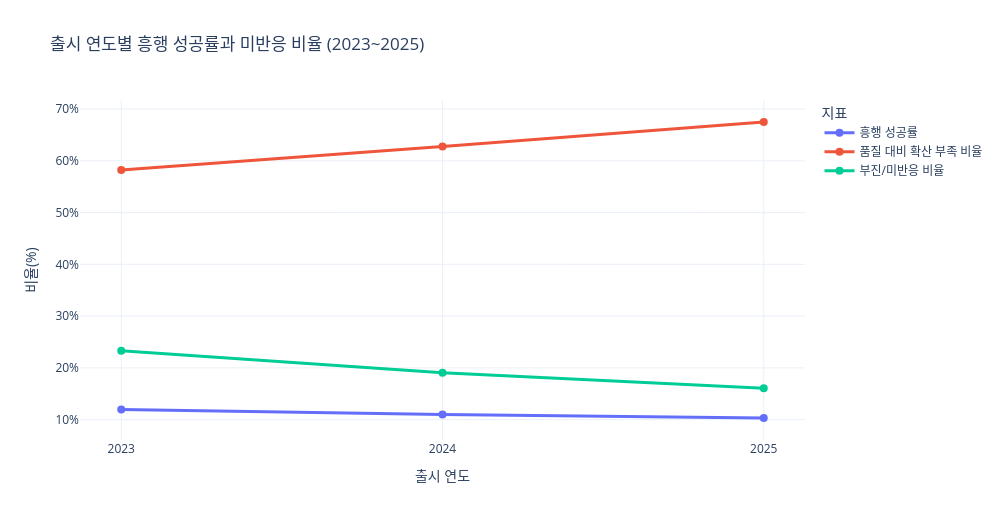

Write notebook code for a chart like this one.
### Code cell
rate_long = success_summary.melt(
    id_vars=["release_year"],
    value_vars=["흥행 성공률", "품질 대비 확산 부족 비율", "부진/미반응 비율"],
    var_name="지표",
    value_name="비율",
)

rate_fig = px.line(
    rate_long,
    x="release_year",
    y="비율",
    color="지표",
    markers=True,
    title="출시 연도별 흥행 성공률과 미반응 비율 (2023~2025)",
    labels={"release_year": "출시 연도", "비율": "비율(%)"},
)

rate_fig.update_traces(line_width=3, marker_size=8)
rate_fig.update_layout(
    template="plotly_white",
    hovermode="x unified",
    width=1000,
    height=520,
    xaxis=dict(tickmode="array", tickvals=[2023, 2024, 2025]),
    yaxis=dict(ticksuffix="%"),
)

rate_fig.show()

### Figure 1 — Plotly figure (JSON) as saved in the notebook; plotly's stock layout.template omitted (floating-point values rounded to 4 significant figures)
{"data": [{"hovertemplate": "지표=흥행 성공률<br>출시 연도=%{x}<br>비율(%)=%{y}<extra></extra>", "legendgroup": "흥행 성공률", "line": {"color": "#636efa", "dash": "solid", "width": 3}, "marker": {"size": 8, "symbol": "circle"}, "mode": "lines+markers", "name": "흥행 성공률", "orientation": "v", "showlegend": true, "type": "scatter", "x": [2023, 2024, 2025], "xaxis": "x", "y": [11.94, 11.0, 10.32], "yaxis": "y"}, {"hovertemplate": "지표=품질 대비 확산 부족 비율<br>출시 연도=%{x}<br>비율(%)=%{y}<extra></extra>", "legendgroup": "품질 대비 확산 부족 비율", "line": {"color": "#EF553B", "dash": "solid", "width": 3}, "marker": {"size": 8, "symbol": "circle"}, "mode": "lines+markers", "name": "품질 대비 확산 부족 비율", "orientation": "v", "showlegend": true, "type": "scatter", "x": [2023, 2024, 2025], "xaxis": "x", "y": [58.21, 62.78, 67.5], "yaxis": "y"}, {"hovertemplate": "지표=부진/미반응 비율<br>출시 연도=%{x}<br>비율(%)=%{y}<extra></extra>", "legendgroup": "부진/미반응 비율", "line": {"color": "#00cc96", "dash": "solid", "width": 3}, "marker": {"size": 8, "symbol": "circle"}, "mode": "lines+markers", "name": "부진/미반응 비율", "orientation": "v", "showlegend": true, "type": "scatter", "x": [2023, 2024, 2025], "xaxis": "x", "y": [23.32, 19.04, 16.06], "yaxis": "y"}], "layout": {"height": 520, "hovermode": "x unified", "legend": {"title": {"text": "지표"}, "tracegroupgap": 0}, "title": {"text": "출시 연도별 흥행 성공률과 미반응 비율 (2023~2025)"}, "width": 1000, "xaxis": {"anchor": "y", "domain": [0, 1], "tickmode": "array", "tickvals": [2023, 2024, 2025], "title": {"text": "출시 연도"}}, "yaxis": {"anchor": "x", "domain": [0, 1], "ticksuffix": "%", "title": {"text": "비율(%)"}}}}
